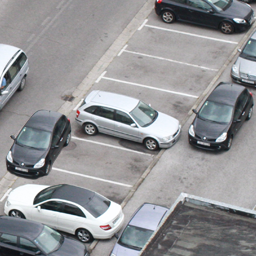
#> input picture forged1.png, 256 x 256 px
$ python 'image detection.py' forged1.png
#> lines starting #> are read from the running program, lines starting #| are printed output that depends on the picture; after the words box and inside, x2 and y2 are one past the last pixel; in counts of white or black regions, pixels touching at a corner belong together
import numpy as np
import cv2
from pprint import pprint as pp
from operator import itemgetter
import sys

BLOCK_SIZE = 4

# Load image
image = cv2.imread(str(sys.argv[1]), cv2.IMREAD_COLOR)
#> image is the input picture: shape (256, 256, 3); mean B, G, R 149.7, 147.1, 146.4
image = cv2.imread(r"C:\Users\ACER\Desktop\project image manipulation\forged1.png")
cv2.imshow('', image)

cv2.waitKey(1)
height, width = image.shape[:2]
#> height = 256; width = 256

# Create matrix block_pixels
block_pixels = []
index = 0
for row in range(0, height - BLOCK_SIZE + 1):
    for col in range(0, width - BLOCK_SIZE + 1):
        roi = image[row : row + BLOCK_SIZE, col : col + BLOCK_SIZE]
        block_row = [list(j) for sub in roi for j in sub]
        block_pixels.append([index, block_row])
        index += 1
#> after the loop, block_pixels = 64009 items; index = 64009

# Sort matrix
sorted_block_pixels = sorted(block_pixels, key=itemgetter(1))
#> sorted_block_pixels = 64009 items

# Find matching blocks
matched_indexes = []
for i in range(len(sorted_block_pixels)-1):
    if(sorted_block_pixels[i][1] == sorted_block_pixels[i+1][1]):
        matched_indexes.append([sorted_block_pixels[i][0], sorted_block_pixels[i+1][0]])
        print(matched_indexes[-1])
#> this loop made 64008 passes
#| [37143, 43539]
#| [37144, 43540]
#| [34888, 41284]
#| [36886, 43282]
#| [37142, 43538]
#| [37404, 43800]
#| [36885, 43281]
#| [37400, 43796]
#> (further printed lines are left out)
#> after the loop, matched_indexes = 2567 pairs, first value 21726 to 53998, second value 28122 to 54250

# Mark forged parts of the image
result = np.zeros((height, width, 3), np.uint8)
forged = np.zeros((BLOCK_SIZE, BLOCK_SIZE, 3), np.uint8)
forged[:,:] = (255,255,255)

for i in matched_indexes:
    h0 = int(i[0]/(width - BLOCK_SIZE + 1))
    w0 = int(i[0]%(width - BLOCK_SIZE + 1))
    result[h0 : h0 + BLOCK_SIZE, w0 : w0 + BLOCK_SIZE] = forged
    h1 = int(i[1]/(width - BLOCK_SIZE + 1))
    w1 = int(i[1]%(width - BLOCK_SIZE + 1))
    result[h1 : h1 + BLOCK_SIZE, w1 : w1 + BLOCK_SIZE] = forged
#> this loop made 2567 passes
#> (i, h0, w0, h1, w1) on passes 1 to 3: ([37143, 43539], 146, 205, 172, 23), ([37144, 43540], 146, 206, 172, 24), ([34888, 41284], 137, 227, 163, 45)
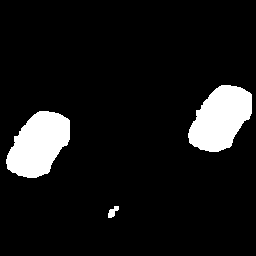
#> result: shape (256, 256, 3); 9.1% white; 3 white regions, box (x1, y1, x2, y2) and area: (188, 85, 252, 152) 2939, (6, 111, 70, 178) 2939, (108, 206, 119, 218) 76

cv2.imshow("Forged Parts", result)

cv2.waitKey(0)
cv2.destroyAllWindows()

$ run again, with forged2.png copied over forged1.png
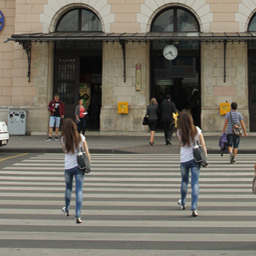
#> input picture forged2.png, 256 x 256 px
#> image is the input picture: shape (256, 256, 3); mean B, G, R 101.3, 112.3, 116.7
#> after the loop `for row in range(0, height - BLOCK_SIZE + 1):`: block_pixels = 64009 items; index = 64009
#> sorted_block_pixels = 64009 items
#> the loop `for i in range(len(sorted_block_pixels)-1):` made 64008 passes
#| [33077, 34732]
#| [32824, 34479]
#| [33330, 34985]
#| [35857, 37512]
#| [30548, 32203]
#> (further printed lines are left out)
#> after the loop `for i in range(len(sorted_block_pixels)-1):`: matched_indexes = 1051 pairs, first value 28517 to 52310, second value 30172 to 53965
#> the loop `for i in matched_indexes:` made 1051 passes
#> (i, h0, w0, h1, w1) on passes 1 to 3: ([33077, 34732], 130, 187, 137, 71), ([32824, 34479], 129, 187, 136, 71), ([33330, 34985], 131, 187, 138, 71)
#> after the loop `for i in matched_indexes:`:
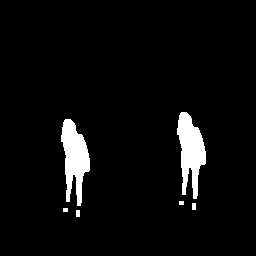
#> result: shape (256, 256, 3); 4.6% white; 6 white regions, box (x1, y1, x2, y2) and area: (177, 112, 206, 199) 1471, (61, 119, 90, 206) 1471, (192, 203, 196, 210) 28, (76, 210, 80, 217) 28, (179, 201, 184, 205) 20, (63, 208, 68, 212) 20
